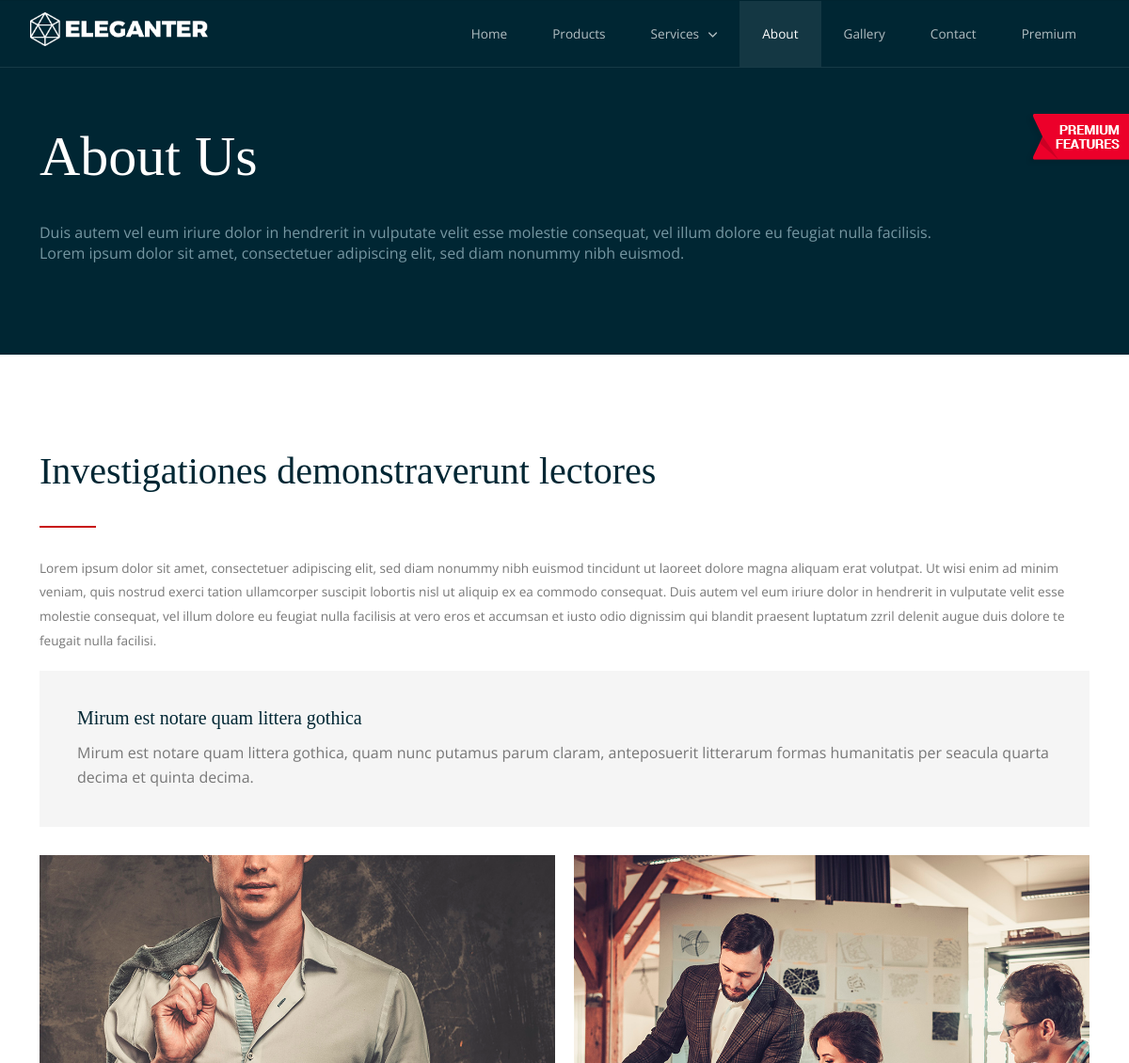
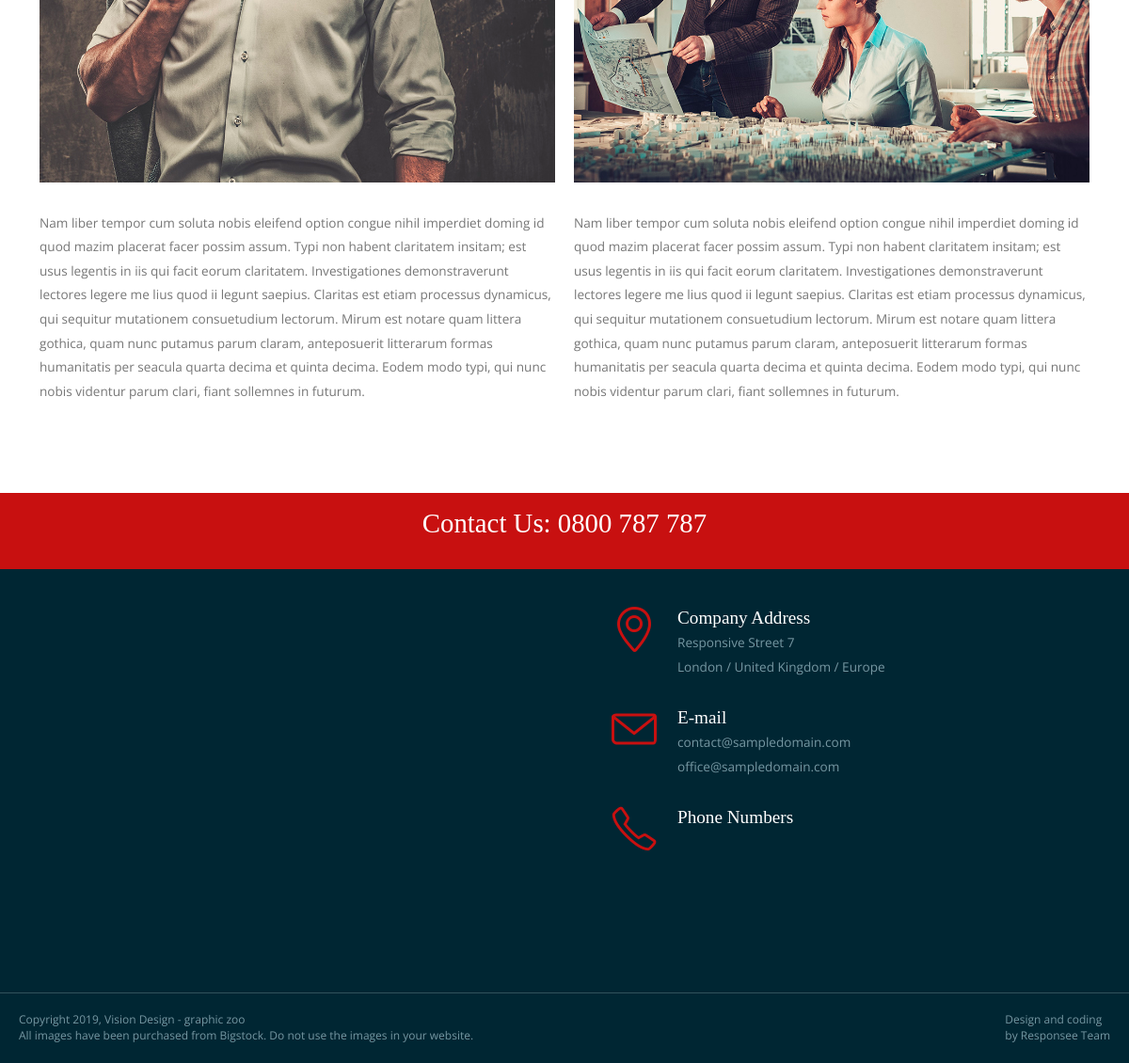
The page /about/ on the database its author committed (2 pictures, top to bottom).
### app/models.py (models this page shows, shortened)
class AboutMain(models.Model):
    title = models.CharField(max_length=255)
    description1 = models.CharField(max_length=555, blank=True, null=True)
    description2 = models.CharField(max_length=555, blank=True, null=True)
    class Meta:
        verbose_name = "About Main"
        verbose_name_plural = "About Main"

class About(models.Model):
    title1 = models.CharField(max_length=255, blank=True, null=True)
    title2 = models.CharField(max_length=255, blank=True, null=True)
    description1 = models.CharField(max_length=2000, blank=True, null=True)
    description2 = models.CharField(max_length=2000, blank=True, null=True)
    image1 = models.ImageField(upload_to="about_image.image.url", blank=True, null=True)
    description3 = models.CharField(max_length=2000, blank=True, null=True)
    image2 = models.ImageField(upload_to="about_image.image.url", blank=True, null=True)
    description4 = models.CharField(max_length=2000, blank=True, null=True)
    class Meta:
        verbose_name = "About"
        verbose_name_plural = "About"

class ContactUsMain(models.Model):
    title = models.CharField(max_length=255)
    class Meta:
        verbose_name = "ContactUsMain"
        verbose_name_plural = "ContactUsMain"

class Address(models.Model):
    title = models.CharField(max_length=255)
    icon_class = models.CharField(max_length=255)
    description1 = models.CharField(max_length=255, blank=True, null=True)
    description2 = models.CharField(max_length=255, blank=True, null=True)
    class Meta:
        verbose_name = "Address"
        verbose_name_plural = "Address"

class Email(models.Model):
    title = models.CharField(max_length=255)
    icon_class = models.CharField(max_length=255)
    description1 = models.CharField(max_length=255, blank=True, null=True)
    description2 = models.CharField(max_length=255, blank=True, null=True)
    class Meta:
        verbose_name = "Email"
        verbose_name_plural = "Email"

class Phone(models.Model):
    title = models.CharField(max_length=255)
    icon_class = models.CharField(max_length=255)
    phone_number1 = models.CharField(max_length=255, blank=True, null=True)
    phone_number2 = models.CharField(max_length=255, blank=True, null=True)
    phone_number3 = models.CharField(max_length=255, blank=True, null=True)
    class Meta:
        verbose_name = "Phone"
        verbose_name_plural = "Phone"

class FooterText(models.Model):
    text1 = models.CharField(max_length=255, blank=True, null=True)
    text2 = models.CharField(max_length=255, blank=True, null=True)
    link_url = models.URLField(max_length=200, blank=True, null=True)
    link_name1 = models.CharField(max_length=255, blank=True, null=True)
    link_name2 = models.CharField(max_length=255, blank=True, null=True)
    class Meta:
        verbose_name = "Footer Text"
        verbose_name_plural = "Footer Text"

### app/views.py (the view)
# urls.py: path('about/', views.about, name="about"),
def about(request):
    context = {
        "header_text": HeaderText.objects.all().first(),
        "footer_text": FooterText.objects.all().first(),
        "about_main": AboutMain.objects.all().first(),
        "about": About.objects.all().first(),
        "contact_us_main": ContactUsMain.objects.all().first(),
        "address": Address.objects.all().first(),
        "email": Email.objects.all().first(),
        "phone": Phone.objects.all().first()
    }
    return render(request, "about.html", context)

### app/templates/about.html (shortened to what this page needs)
{% extends "base.html" %}
{% load static %}
      {% block about_template %}
        <main role="main">
          <article>
            <header class="section background-dark">
              <div class="line">
                <h1 class="text-white margin-top-bottom-40 text-size-60 text-line-height-1">{{about_main.title}}</h1>
                <p class="margin-bottom-0 text-size-16">{{about_main.description1}}<br>
                {{about_main.description2}}</p>
              </div>
            </header>
            <div class="section background-white">
              <div class="line">
                <h2 class="text-size-40 margin-bottom-30"> {{about.title1}}</h2>
                <hr class="break-small background-primary margin-bottom-30">
                <p>
                  {{about.description1}}
                </p>
                <blockquote class="margin-top-bottom-20">
                  <h3 class="text-size-20 text-line-height-1 margin-bottom-15">{{about.title2}}</h3>
                  {{about.description2}}
                </blockquote>
                <div class="line margin-top-30">
                  <div class="margin">
                    <div class="s-12 m-6 l-6">
                      <img src="{{about.image1.url}}" alt="">
                      <p class="margin-top-30">
                        {{about.description3}}
                      </p>
                    </div>
                    <div class="s-12 m-6 l-6">
                      <img src="{{about.image2.url}}" alt="">
                      <p class="margin-top-30">
                     {{about.description4}}
                      </p>
                    </div>
                  </div>
                </div>
              </div>
            </div>
          </article>
        </main>
      {% endblock %}

### app/templates/base.html (shortened to what this page needs)
{% load static %}
  <!DOCTYPE html>
  <html lang="en-US">
    <head>
      <link rel="stylesheet" href="{% static "css/components.css" %}">
      <link rel="stylesheet" href="{% static "css/icons.css" %}">
      <link rel="stylesheet" href="{% static "css/responsee.css" %}">
      <link rel="stylesheet" href="{% static "owl-carousel/owl.carousel.css" %}">
      <link rel="stylesheet" href="{% static "owl-carousel/owl.theme.css" %}">
      <link rel="stylesheet" href="{% static "css/template-style.css" %}">
    </head>
    <body class="size-1140">
      <a target="_blank" class="hide-s" href="{% url "premium"}" style="position:fixed;top:120px;right:-14px;z-index:10;">
        <img src="{% static "img/premium-features.png" %}" alt=""></a>
      <header role="banner" class="position-absolute">
        <nav class="background-transparent background-transparent-hightlight full-width sticky">
          <div class="s-12 l-2">
            <a href="{% url 'index' %}" class="logo">
              <img class="logo-white" src="{% static "img/logo.png" %}" alt="">
            </a>
          </div>
          <div class="top-nav s-12 l-10">
            <ul class="right chevron">
              <li><a href="{% url 'index' %}">Home</a></li>
              <li><a href="{% url 'products' %}">Products</a></li>
              <li><a>Services</a>
              </li>
              <li><a href="{% url 'about' %}">About</a></li>
              <li><a href="{% url 'gallery' %}">Gallery</a></li>
              <li><a href="{% url 'contact' %}">Contact</a></li>
              <li><a href="{% url 'premium' %}">Premium</a></li>
            </ul>
          </div>
        </nav>
      </header>
      {% block about_template %}{% endblock %}
      <footer>
        <div class="background-primary padding text-center">
          <p class="h1">{{contact_us_main.title}}</p>
        </div>
        <section class="background-dark full-width">
          <div class="s-12 m-12 l-6 margin-m-bottom-2x">
            <div class="s-12 grayscale center">
              <iframe src="https://www.google.com/maps/embed?pb=!1m14!1m12!1m3!1d1459734.5702753505!2d16.91089086619977!3d48.577103681657675!2m3!1f0!2f0!3f0!3m2!1i1024!2i768!4f13.1!5e0!3m2!1ssk!2ssk!4v1457640551761" width="100%" height="450" frameborder="0" style="border:0"></iframe>
            </div>
          </div>
          <div class="s-12 m-12 l-6 margin-m-bottom-2x">
            <div class="padding-2x">
              <div class="line">
                <div class="float-left">
                    <i class="{{address.icon_class}}"></i>
                  </div>
                  <div class="margin-left-70 margin-bottom-30">
                    <h3 class="margin-bottom-0">{{address.title}}</h3>
                    <p>{{address.description1}}<br>
                      {{address.description2}}
                    </p>
                  </div>
                  <div class="float-left">
                    <i class="{{email.icon_class}}"></i>
                  </div>
                  <div class="margin-left-70 margin-bottom-30">
                    <h3 class="margin-bottom-0">{{email.title}}</h3>
                    <p>{{email.description1}}<br>
                      {{email.description2}}
                    </p>
                  </div>
                  <div class="float-left">
                    <i class="{{phone.icon_class}}"></i>
                  </div>
                  <div class="margin-left-70">
                    <h3 class="margin-bottom-0">{{phone.title}}</h3>
                    <p>{{phone.phone_namber1}}<br>
                      {{phone.phone_namber2}}<br>
                    </p>
                  </div>
              </div>
            </div>
          </div>
        </section>
        <section class="padding background-dark full-width">
          <div class="s-12 l-6">
            <p class="text-size-12">{{footer_text.text1}}</p>
            <p class="text-size-12">{{footer_text.text2}}</p>
          </div>
          <div class="s-12 l-6">
            <a class="right text-size-12" href="{{footer_text.link_url}}" title="Responsee - lightweight responsive framework">
              {{footer_text.link_name1}}<br> {{footer_text.link_name2}}</a>
          </div>
        </section>
      </footer>
    </body>
  </html>

### rows shown on the page
AboutMain: title "About Us", description1 "Duis autem vel eum iriure dolor in hendrerit in vulputate velit esse molestie consequat, vel illum dolore eu feugiat nulla facilisis.", description2 "Lorem ipsum dolor sit amet, consectetuer adipiscing elit, sed diam nonummy nibh euismod."
About: title1 "Investigationes demonstraverunt lectores", description1 "Lorem ipsum dolor sit amet, consectetuer adipiscing elit, sed diam nonummy nibh euismod tincidunt ut laoreet dolore magna aliquam erat volutpat. Ut wisi enim ad minim veniam, quis nostrud exerci tation ullamcorper suscipit lobortis nisl ut aliquip ex ea commodo consequat. Duis autem vel eum iriure dolor in hendrerit in vulputate velit esse molestie consequat, vel illum dolore eu feugiat nulla facilisis at vero eros et accumsan et iusto odio dignissim qui blandit praesent luptatum zzril delenit augue duis dolore te feugait nulla facilisi.", title2 "Mirum est notare quam littera gothica", description2 "Mirum est notare quam littera gothica, quam nunc putamus parum claram, anteposuerit litterarum formas humanitatis per seacula quarta decima et quinta decima.", image1 (picture), description3 "Nam liber tempor cum soluta nobis eleifend option congue nihil imperdiet doming id quod mazim placerat facer possim assum. Typi non habent claritatem insitam; est usus legentis in iis qui facit eorum claritatem. Investigationes demonstraverunt lectores legere me lius quod ii legunt saepius. Claritas est etiam processus dynamicus, qui sequitur mutationem consuetudium lectorum. Mirum est notare quam littera gothica, quam nunc putamus parum claram, anteposuerit litterarum formas humanitatis per seacula quarta decima et quinta decima. Eodem modo typi, qui nunc nobis videntur parum clari, fiant sollemnes in futurum.", image2 (picture), description4 "Nam liber tempor cum soluta nobis eleifend option congue nihil imperdiet doming id quod mazim placerat facer possim assum. Typi non habent claritatem insitam; est usus legentis in iis qui facit eorum claritatem. Investigationes demonstraverunt lectores legere me lius quod ii legunt saepius. Claritas est etiam processus dynamicus, qui sequitur mutationem consuetudium lectorum. Mirum est notare quam littera gothica, quam nunc putamus parum claram, anteposuerit litterarum formas humanitatis per seacula quarta decima et quinta decima. Eodem modo typi, qui nunc nobis videntur parum clari, fiant sollemnes in futurum."
ContactUsMain: title "Contact Us: 0800 787 787"
Address: title "Company Address", description1 "Responsive Street 7", description2 "London / United Kingdom / Europe"
Email: title "E-mail", description1 "contact@sampledomain.com", description2 "office@sampledomain.com"
Phone: title "Phone Numbers"
FooterText: text1 "Copyright 2019, Vision Design - graphic zoo", text2 "All images have been purchased from Bigstock. Do not use the images in your website.", link_name1 "Design and coding", link_name2 "by Responsee Team"
